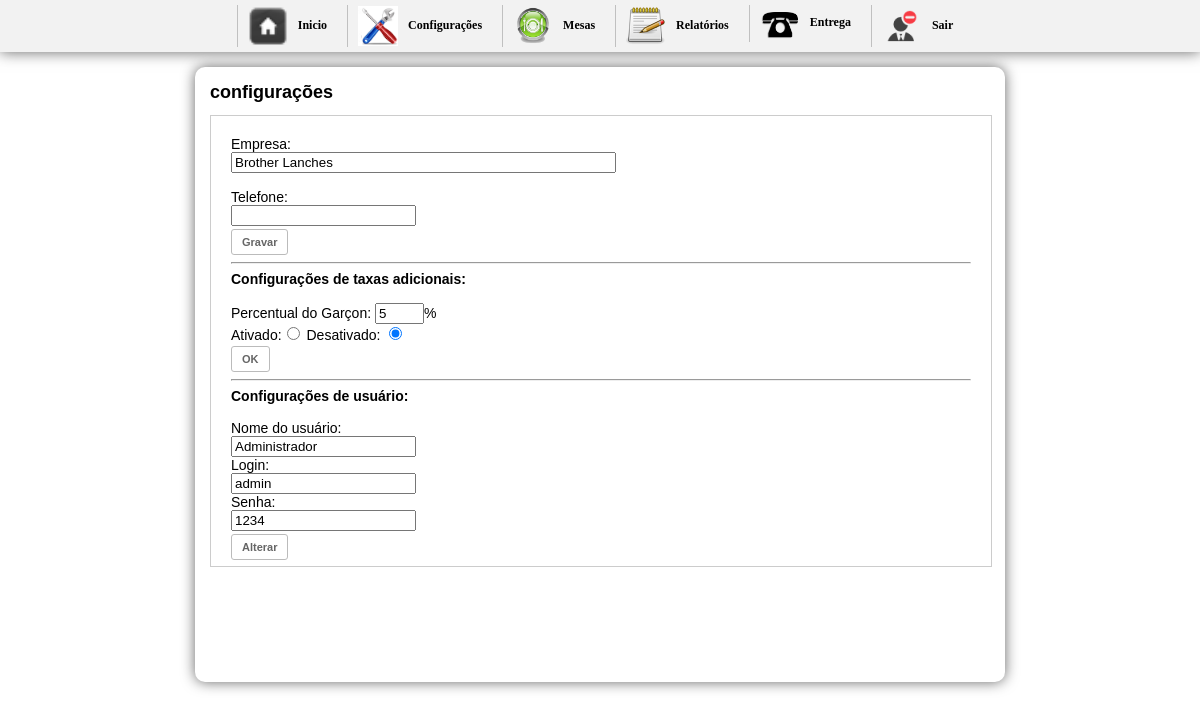
Before: /inicio.php?btn=config (signed in) with the older database file.
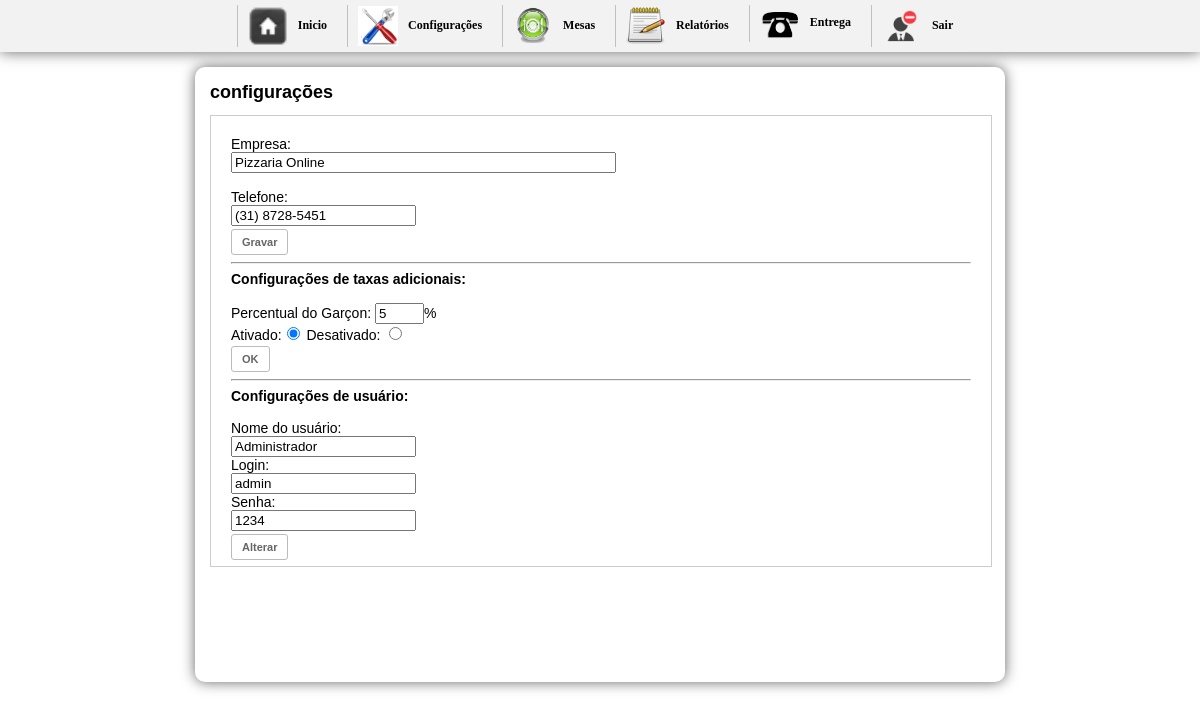
After: the same page with the newer database file.
### tables this page shows
CREATE TABLE `config` (
  `id_conf` int(30) NOT NULL,
  `empresa` varchar(200) NOT NULL,
  `telefone` varchar(30) NOT NULL,
  `pgarcon` int(10) NOT NULL,
  `ativo` int(2) NOT NULL
);

### config.php (the view, shortened to what this page needs)
<h1>configurações</h1>
<div id="boxcadProdutos">
<div id="formconfig">
<?php
$sql = mysql_query("SELECT * FROM config");
$ver = mysql_fetch_array($sql);
$s = mysql_query("SELECT * FROM garcon WHERE idGarcon='1'");
$usu = mysql_fetch_array($s);
?>
<form action="" method="post" enctype="multipart/form-data">
           Empresa:<br/>
           <input name="empresa" type="text"  value="<?php echo $ver["empresa"]; ?>" size="45"> <br/><br/>
           Telefone:<br/>
           <input name="telefone" type="text"  value="<?php echo $ver["telefone"]; ?>"><br/>
         <input name="gravar" type="submit" class="button" value="Gravar">
    </form>
    <hr />
    <strong>Configurações de taxas adicionais:</strong><br/><br/>
   <form action="" method="post" enctype="multipart/form-data">
   Percentual do Garçon:
   <input name="pgarcon" type="text" value="<?php echo $ver['pgarcon'] ?>" size="3" maxlength="2" />%<br/>
   Ativado:<input name="ativo" type="radio" value="1" <?php if($ver['ativo'] == 1){ echo 'checked="checked"';} ?>  /> Desativado: <input name="ativo" type="radio" value="0" <?php if($ver['ativo'] == 0){ echo 'checked="checked"';} ?>/><br/>
   <input name="ok" type="submit" value="OK" id="ok" class="button" />
   </form>
    <hr />
    <strong>Configurações de usuário:</strong><br/><br/>
    <form action="" method="post" enctype="multipart/form-data">
	Nome do usuário:<br/>
    <input name="nome" type="text" id="nome" value="<?php echo $usu['nomeGarcon'] ?>" /><br/>
    Login:<br/>
    <input name="login" type="text" id="login" value="<?php echo $usu['login'] ?>" /><br/>
    Senha:<br/>
    <input name="senha" type="text" id="senha" value="<?php echo $usu['senha'] ?>" /><br/>
   <input name="alterar" type="submit" value="Alterar" id="alterar" class="button" />
   </form>
</div>
</div>

Changed rows visible on the page:
changed config: empresa "Brother Lanches" → "Pizzaria Online"; telefone (not shown) → "(31) 8728-5451"; ativo "☐" → "☑"; ativo "☑" → "☐"
